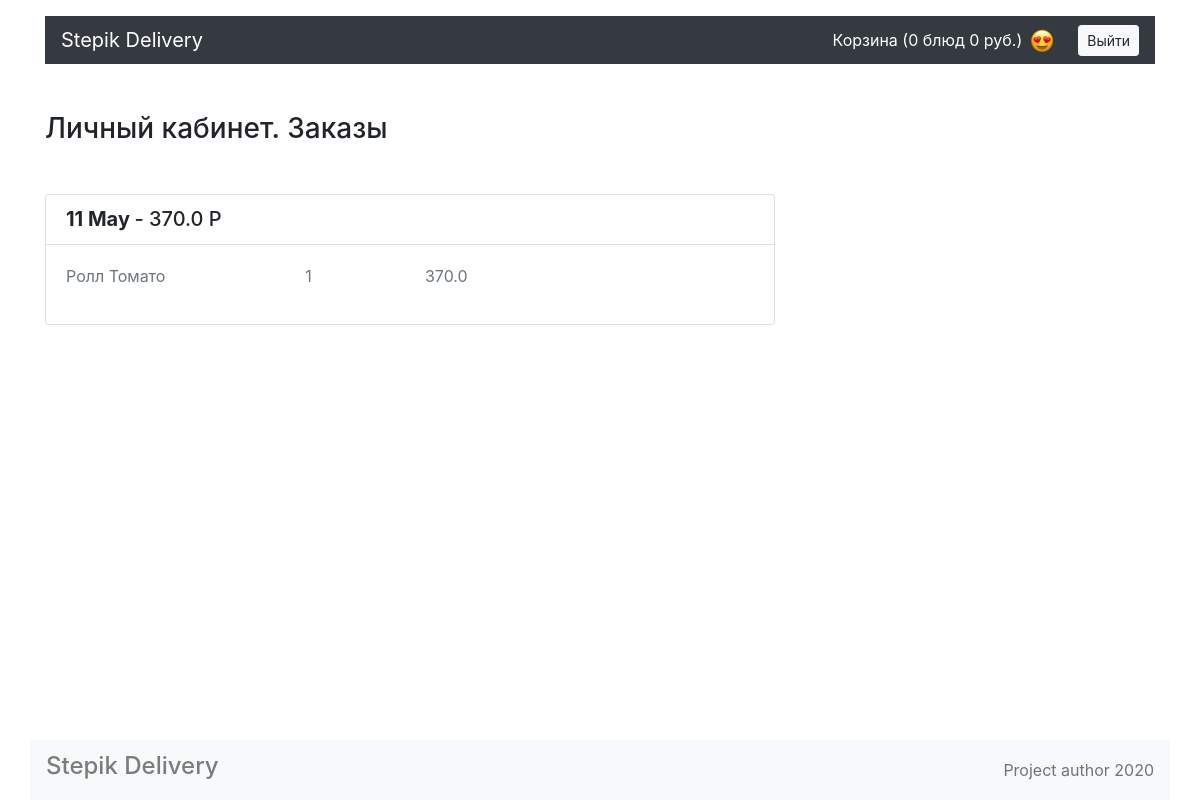
/account/ (signed in), run on an earlier commit of the app's database.
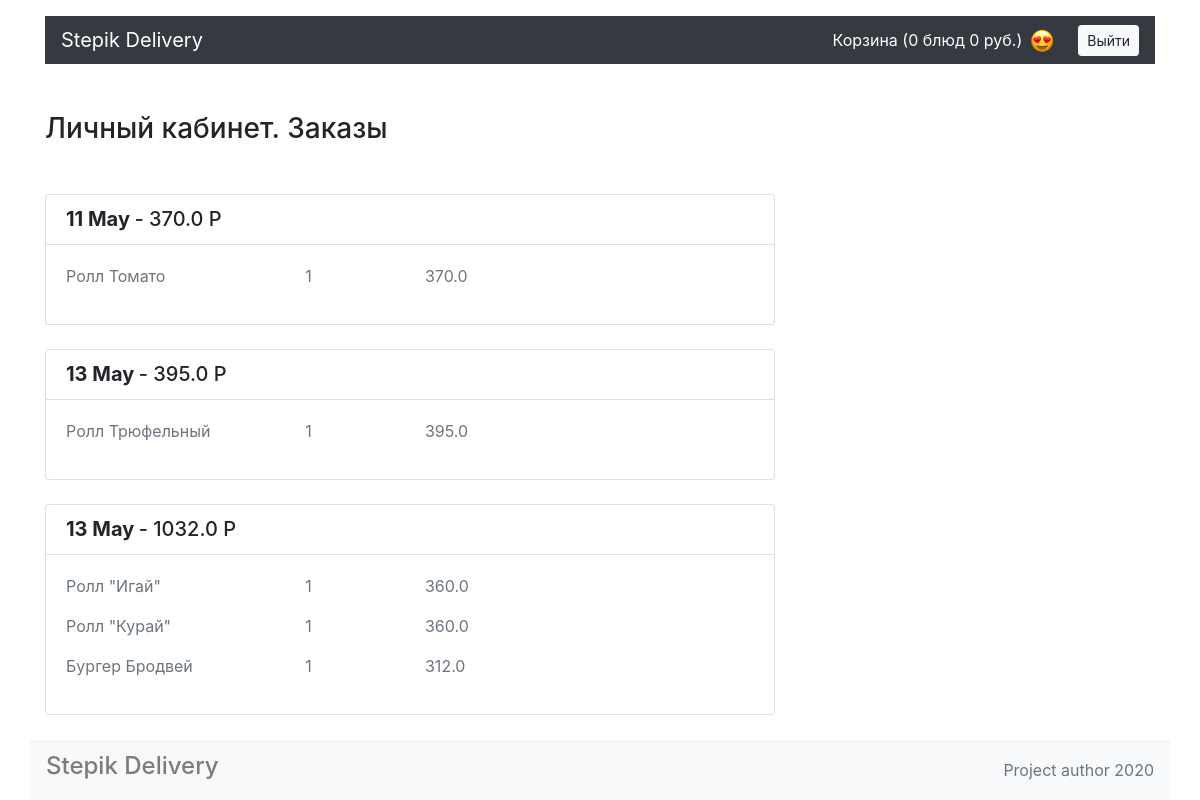
And on a later commit of the database.
### models.py (models this page shows)
class Orders(db.Model):
    __tablename__ = 'orders'
    id = db.Column(db.Integer, primary_key=True)
    date = db.Column(db.DateTime, default=current_time)
    amount = db.Column(db.Float())
    status = db.Column(db.String(100))
    phone = db.Column(db.String(15))
    address = db.Column(db.String(255))
    user_id = db.Column(db.Integer, db.ForeignKey('user.id'))
    user = db.relationship('User', back_populates="orders")
    food = db.relationship('Food', secondary=foot_order, back_populates="orders")

class Food(db.Model):
    __tablename__ = 'food'
    id = db.Column(db.Integer, primary_key=True)
    title = db.Column(db.String(255))
    price = db.Column(db.Float())
    description = db.Column(db.Text)
    picture = db.Column(db.String(255))
    category_id = db.Column(db.Integer, db.ForeignKey('category.id'))
    category = db.relationship('Category', back_populates="food")
    orders = db.relationship('Orders', secondary=foot_order, back_populates="food")

### views.py (the view)
@app.route('/account/')
@login_required
def account_view():
    orders = Orders.query.filter(Orders.user_id == current_user.get_id())
    return render_template('delivery/account.html', orders=orders)

### context_processor.py (called while the page is built)
@app.context_processor
def amount_cart():
    foods = Food.query.filter(Food.id.in_(session.get('cart', [])))
    amount = sum(sub.price for sub in foods)
    return dict(foods=foods, amount=amount)

### templatefilter.py (called while the page is built)
@app.template_filter('formatdatetime')
def format_datetime(value, format="%d %b"):
    if value is None:
        return ""
    return value.strftime(format)

@app.template_filter('ru_pluralize')
def ru_pluralize(value, arg="блюдо,блюда,блюд"):
    args = arg.split(",")
    number = abs(int(value))
    arg1 = number % 10
    arg2 = number % 100
    if (arg1 == 1) and (arg2 != 11):
        return args[0]
    elif (arg1 >= 2) and (arg1 <= 4) and ((arg2 < 10) or (arg2 >= 20)):
        return args[1]
    else:
        return args[2]

### views.py (called while the page is built)
@manager.user_loader
def load_user(user_id):
    return User.query.get(user_id)

@app.after_request
def redirect_to_signin(respons):
    if respons.status_code == 401:
        return redirect(url_for('login_view') + '?next=' + request.url)
    return respons

### templates/delivery/account.html
{% extends 'base.html' %}
{% block content %}
  <main class="container">
    <section class="row">
      <div class="col-12 col-lg-8">
        <h1 class="h3 my-5">Личный кабинет. Заказы</h1>
          {% for order in orders %}
        <div class="card mt-4">
          <ul class="list-group list-group-flush">
            <li class="list-group-item">
              <div class="row">
                <div class="col-7 col-lg-9">
                  <span class="h5 font-weight-bold">{{ order.date|formatdatetime }}</span>
                  <span class="h5">- {{ order.amount }} P</span>
                </div>
              </div>
            </li>
            <div class="card-body">
              <div class="row">
                  {% for food in order.food %}
                <p class="col-4 text-muted">{{ food.title }} </p>
                <p class="col-2 text-muted"> 1</p>
                <p class="col-6 text-muted"> {{ food.price }} </p>
                {% endfor %}
              </div>
            </div>
          </ul>
        </div>
          {% endfor %}
      </div>
    </section>
  </main>
{% endblock %}

What changed in the data, as far as the page shows it:
added Orders: date "13 May", amount "395.0"
now on this page (row unchanged): Food: title "Ролл Трюфельный", price "395.0", shown under "13 May"
added Orders: date "13 May", amount "1032.0"
now on this page (row unchanged): Food: title "Ролл \"Игай\"", price "360.0", shown under "13 May"
now on this page (row unchanged): Food: title "Ролл \"Курай\"", price "360.0", shown under "13 May"
now on this page (row unchanged): Food: title "Бургер Бродвей", price "312.0", shown under "13 May"
